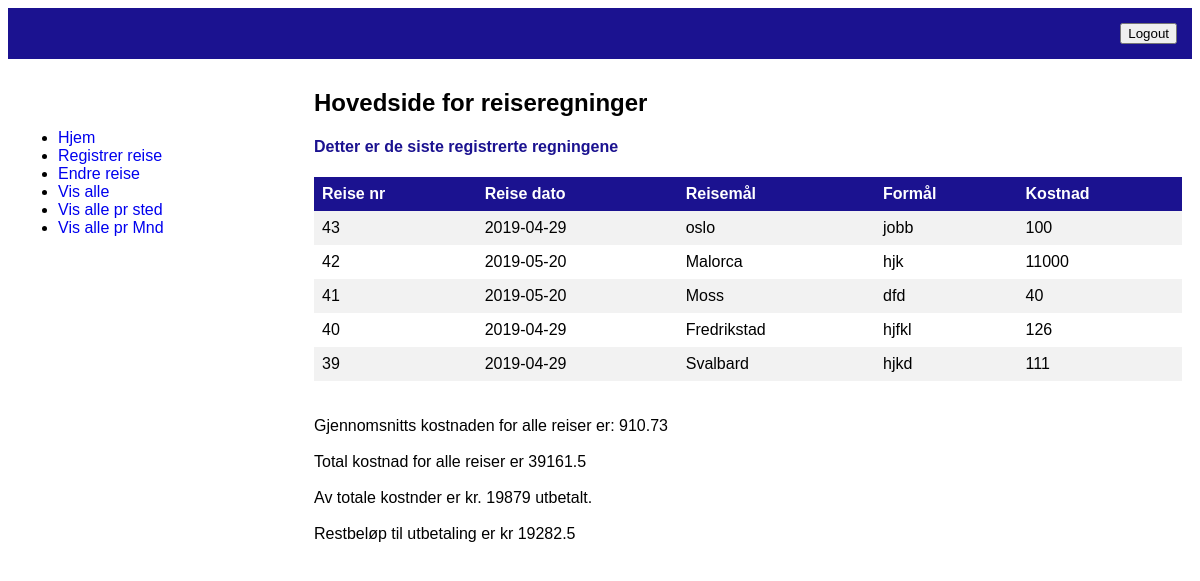
The app's page /index.php?login=success (signed in) with its own data.
### tables this page shows
CREATE TABLE IF NOT EXISTS `travel` (
  `r_nr` int(11) NOT NULL AUTO_INCREMENT,
  `r_dato` date NOT NULL,
  `r_formal` text NOT NULL,
  `r_mal` varchar(255) DEFAULT NULL,
  `r_kost` float(10,2) DEFAULT NULL,
  `r_stat` varchar(8) DEFAULT NULL,
  PRIMARY KEY (`r_nr`)
);

### index.php (the view, shortened to what this page needs)
<?php
include_once 'topp.php';
?>
    <div class="main">
      <h2>Hovedside for reiseregninger</h2>
      <?php
      if (isset($_SESSION['u_id'])) {
      echo"<h4> Detter er de siste registrerte regningene </h4>";
      echo "<table cellpadding='3' width='500'";
      echo "<tr>";
      echo "<th>Reise nr</th>";
      echo "<th>Reise dato</th>";
      echo "<th>Reisemål</th>";
      echo "<th>Formål</th>";
      echo "<th>Kostnad</th>";
      require 'logon.inc.php';
      $sql = $tilkobling->prepare("SELECT COUNT(r_nr) FROM travel");
      $sql->execute();
      $sql->store_result();
      $sql->bind_result($antall);
      $sql1 = $tilkobling->prepare("SELECT r_nr, r_dato, r_mal, r_formal, r_kost FROM travel ORDER BY r_nr DESC");
      $sql1->execute();
      $sql1->store_result();
      $sql1->bind_result($r_nr, $r_dato, $r_mal, $r_formal, $r_kost);
      while ($sql1->fetch()) {
      if ($antall - 5 < $r_nr) {
        echo "<tr><td>" . $r_nr . "</td><td>" . $r_dato . "</td><td>"
            . $r_mal . "</td><td>" . $r_formal . "</td><td>". $r_kost . "</td></tr>";
      }
      }
      echo "</table>";
      $sql4 = $tilkobling->prepare("SELECT SUM(r_kost), AVG(r_kost) FROM travel");
      $sql4->execute();
      $sql4->store_result();
      $sql4->bind_result($kostnad, $snitt);
                echo "Gjennomsnitts kostnaden for alle reiser er: " . round($snitt,2);
                echo "Total kostnad for alle reiser er " . round($kostnad,2);
        $sql5 = $tilkobling->prepare("SELECT SUM(p_pay) FROM payment");
        $sql5->execute();
        $sql5->store_result();
        $sql5->bind_result($utbet);
                echo "Av totale kostnder er kr. " . round($utbet,2) . " utbetalt.";
                echo "Restbeløp til utbetaling er kr ";
                echo  round($kostnad - $utbet,2);
              }
      ?>
    </div>
<?php
include_once 'bunn.php';
?>

### style.css (style rules this page uses)
* { box-sizing: border-box; }
body { font-family: Arial, Helvetica, sans-serif; }
h4 { color: #1B1290; }
table { border-collapse: collapse; width: 100%; }
th, td { text-align: left; padding: 8px; }
tr:nth-child(even) { background-color: #f2f2f2 }
th { background-color: #1B1290; color: white; }
.main { float: left; background-color: #fff; width: 75%; padding: 10px; }

### records on screen
travel: r_nr "43", r_dato "2019-04-29", r_mal "oslo", r_formal "jobb", r_kost "100"
travel: r_nr "42", r_dato "2019-05-20", r_mal "Malorca", r_formal "hjk", r_kost "11000"
travel: r_nr "41", r_dato "2019-05-20", r_mal "Moss", r_formal "dfd", r_kost "40"
travel: r_nr "40", r_dato "2019-04-29", r_mal "Fredrikstad", r_formal "hjfkl", r_kost "126"
travel: r_nr "39", r_dato "2019-04-29", r_mal "Svalbard", r_formal "hjkd", r_kost "111"

### other values on screen
$snitt "910.73"
$kostnad "39161.5"
$utbet "19879"
$kostnad - $utbet "19282.5"
